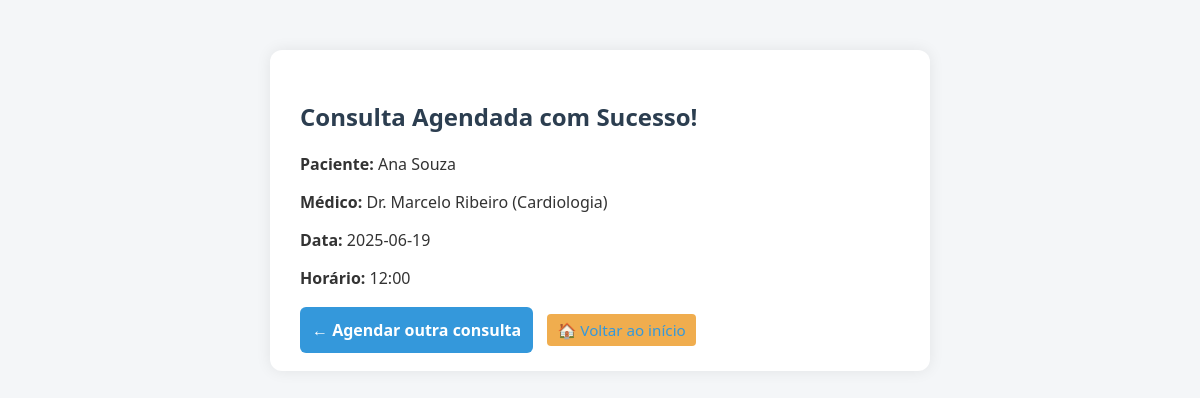
Before: /comprovante/31 (signed in) with the older database file.
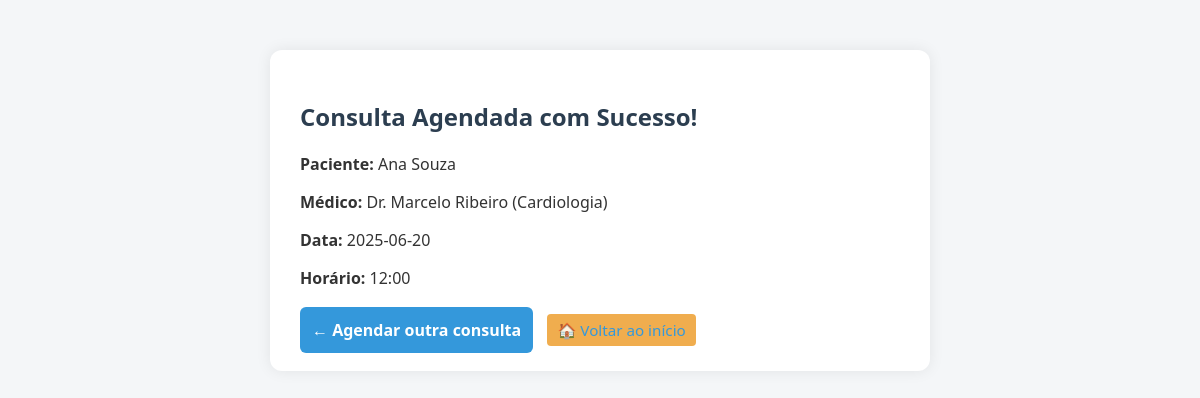
After: the same page with the newer database file.
### tables this page shows
CREATE TABLE usuario (
    id INTEGER PRIMARY KEY AUTOINCREMENT,
    nome TEXT NOT NULL,
    email TEXT NOT NULL UNIQUE,
    senha_hash TEXT NOT NULL
);

CREATE TABLE "medico" (
	"id"	INTEGER,
	"nome"	TEXT NOT NULL,
	"especialidade"	TEXT NOT NULL,
	PRIMARY KEY("id" AUTOINCREMENT)
);

CREATE TABLE agenda (
    id INTEGER PRIMARY KEY AUTOINCREMENT,
    medico_id INTEGER NOT NULL,
    data TEXT NOT NULL,
    horario TEXT NOT NULL,
    vagas_totais INTEGER NOT NULL,
    vagas_ocupadas INTEGER DEFAULT 0,
    FOREIGN KEY (medico_id) REFERENCES medico(id)
);

### app.py (the view)
@app.route('/comprovante/<int:consulta_id>')
def comprovante(consulta_id):
    if 'atendente_id' not in session:
        return redirect(url_for('login'))
    conn = get_db_connection()
    cursor = conn.cursor()
    cursor.execute('''
        SELECT c.id, u.nome AS paciente, m.nome AS medico, m.especialidade,
               a.data, a.horario
        FROM consulta c
        JOIN usuario u ON c.usuario_id = u.id
        JOIN agenda a ON c.agenda_id = a.id
        JOIN medico m ON a.medico_id = m.id
        WHERE c.id = ?
    ''', (consulta_id,))
    consulta = cursor.fetchone()
    conn.close()
    return render_template('comprovante.html', consulta=consulta)

### app.py (called while the page is built)
def get_db_connection():
    conn = sqlite3.connect('clinica.db')
    conn.row_factory = sqlite3.Row
    return conn

### templates/comprovante.html (shortened to what this page needs)
<!DOCTYPE html>
<html lang="pt-BR">
<head>
    <link rel="stylesheet" href="{{ url_for('static', filename='style.css') }}">
</head>
<body>
    <div class="container">
        <h2 style="color: #2c3e50;">Consulta Agendada com Sucesso!</h2>
        <p><strong>Paciente:</strong> {{ consulta['paciente'] }}</p>
        <p><strong>Médico:</strong> {{ consulta['medico'] }} ({{ consulta['especialidade'] }})</p>
        <p><strong>Data:</strong> {{ consulta['data'] }}</p>
        <p><strong>Horário:</strong> {{ consulta['horario'] }}</p>
        <div style="margin-top: 30px;">
            <a href="{{ url_for('agendar') }}" class="btn-primary" style="margin-right: 10px;">← Agendar outra consulta</a>
            <a href="{{ url_for('home') }}" class="btn-secondary">🏠 Voltar ao início</a>
        </div>
    </div>
</body>
</html>

### static/style.css (style rules this page uses)
body { font-family: 'Segoe UI', Tahoma, Geneva, Verdana, sans-serif; background-color: #f4f6f8; margin: 0; padding: 0; color: #333; }
h2 { color: #2c3e50; }
a { color: #5a5af0; text-decoration: none; }
.container { max-width: 1000px; margin: 30px auto; padding: 20px; background-color: #fff; border-radius: 10px; box-shadow: 0 0 10px rgba(0, 0, 0, 0.05); }
.btn-secondary { background-color: #f0ad4e; padding: 6px 10px; border-radius: 4px; font-size: 0.9rem; }
.btn-primary, .btn-success { padding: 10px 16px; border: none; border-radius: 6px; font-size: 1rem; color: white; text-decoration: none; transition: background-color 0.3s ease; }
.btn-primary { background-color: #5a5af0; }
.container { max-width: 600px; margin: 50px auto; padding: 30px; background-color: white; border-radius: 12px; box-shadow: 0 0 15px rgba(0, 0, 0, 0.08); }
.btn-primary { background-color: #3498db; color: white; padding: 12px; font-weight: bold; border: none; border-radius: 6px; cursor: pointer; }
.btn-secondary { font-size: 0.95rem; color: #3498db; text-decoration: none; }

Changed rows visible on the page:
no longer on this page (row edited): agenda: data "2025-06-19", horario "12:00"
now on this page (row unchanged): agenda: data "2025-06-20", horario "12:00"
